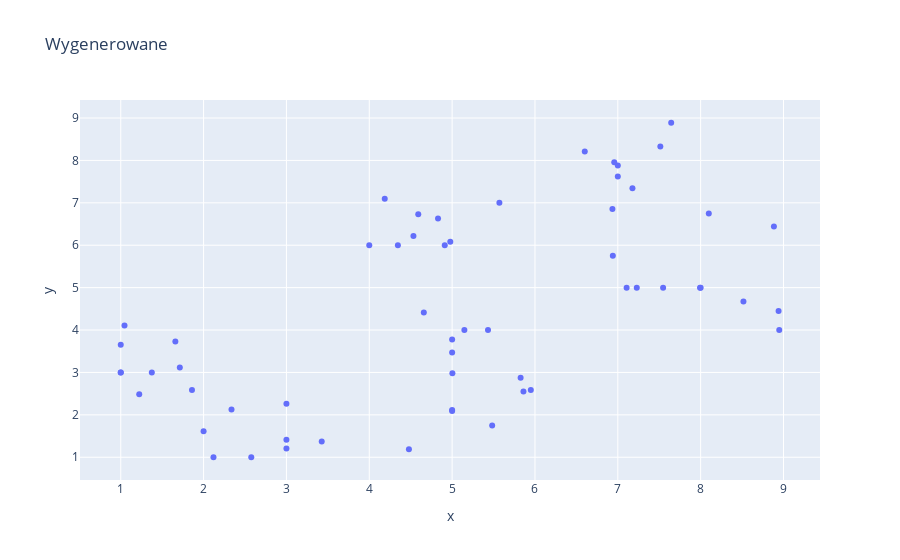

Write notebook code for a chart like this one.
### Code cell
fig = px.scatter(x= temp_out.T[0], y= temp_out.T[1],title='Wygenerowane')
fig.show()

### Figure 1 — Plotly figure (JSON) as saved in the notebook; plotly's stock layout.template omitted (floating-point values rounded to 4 significant figures)
{"data": [{"hovertemplate": "x=%{x}<br>y=%{y}<extra></extra>", "legendgroup": "", "marker": {"color": "#636efa", "symbol": "circle"}, "mode": "markers", "name": "", "orientation": "v", "showlegend": false, "type": "scatter", "x": [1.375, 1, 4.479, 3, 1.86, 2.337, 4.658, 4, 5.003, 5.483, 1.713, 1.045, 1.659, 1, 3, 3, 5.827, 5.861, 2.576, 3.426, 5, 5.95, 1.223, 1, 5, 5, 2.119, 2, 4.345, 4.911, 7.547, 7.993, 6.935, 7, 8.884, 8.098, 5.148, 5, 7.513, 7.177, 7.644, 6.957, 7.229, 8, 7, 6.601, 8.941, 8.517, 5.571, 4.978, 6.94, 7.106, 4.83, 4.533, 4.591, 4.187, 8.949, 5.433], "xaxis": "x", "y": [3, 3, 1.187, 1.415, 2.586, 2.126, 4.415, 6, 2.982, 1.746, 3.115, 4.109, 3.729, 3.652, 1.207, 2.26, 2.877, 2.552, 1, 1.371, 2.115, 2.586, 2.486, 3, 2.093, 3.469, 1, 1.614, 6, 6, 5, 5, 6.856, 7.88, 6.444, 6.747, 4, 3.778, 8.329, 7.343, 8.889, 7.958, 5, 5, 7.62, 8.21, 4.447, 4.673, 7, 6.084, 5.753, 5, 6.632, 6.219, 6.731, 7.095, 4, 4], "yaxis": "y"}], "layout": {"legend": {"tracegroupgap": 0}, "title": {"text": "Wygenerowane"}, "xaxis": {"anchor": "y", "domain": [0, 1], "title": {"text": "x"}}, "yaxis": {"anchor": "x", "domain": [0, 1], "title": {"text": "y"}}}}
